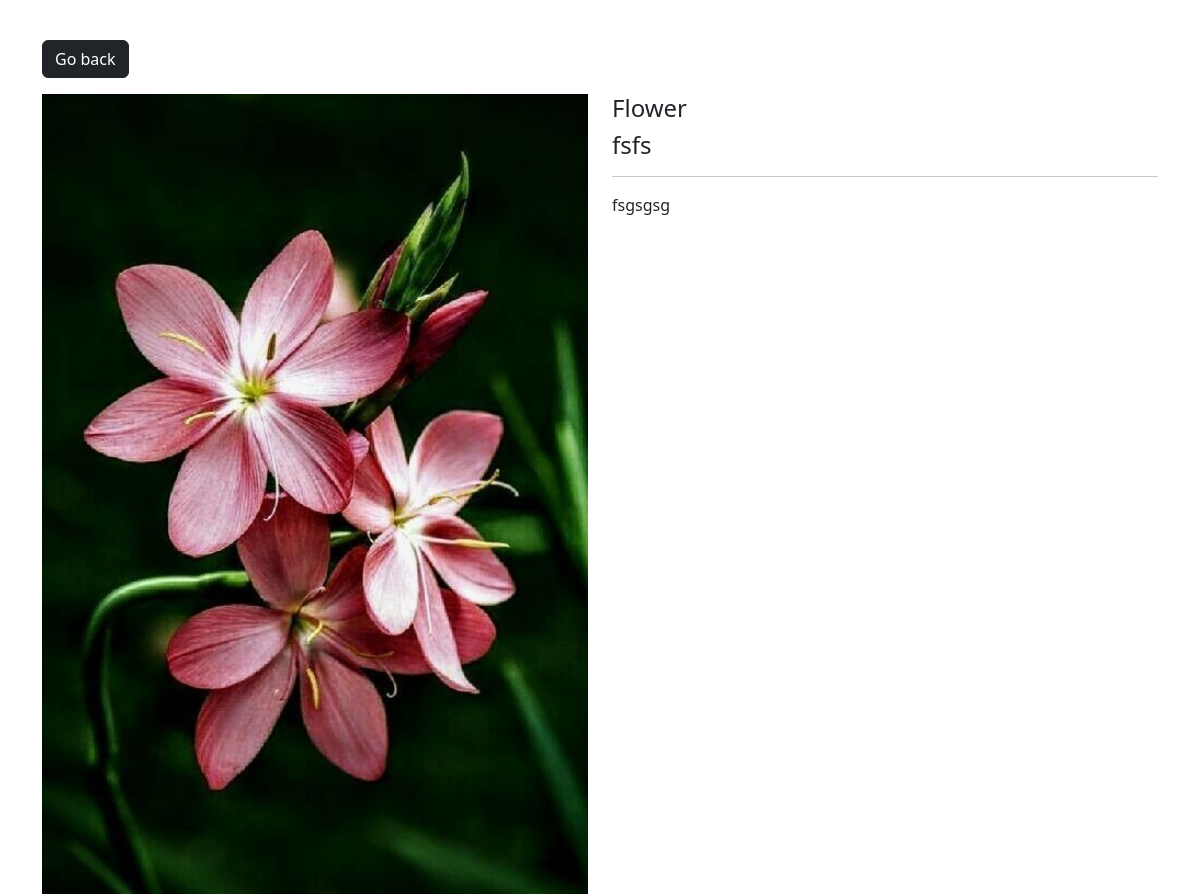
Page /photo/93/ (signed in) on the committed database.
### myapp/models.py (models this page shows, shortened)
class Photo(models.Model):
     category = models.ForeignKey(Category, on_delete=models.SET_NULL, null=True)
     title = models.CharField(max_length=100, null=True, blank=True)
     image = models.ImageField(null=False, blank=False)
     description = models.TextField()
     created=models.DateTimeField(auto_now=True,null=True)
     updated=models.DateTimeField(auto_now=True,null=True)

class Category(models.Model):
     user = models.ForeignKey(User, on_delete=models.SET_NULL, null=True, blank=True)
     name = models.CharField(max_length=100,   null=False, blank=False)
     def __str__(self):
          return self.name

### myapp/views.py (the view)
# urls.py: path('photo/<str:pk>/', views.viewPhoto, name= "photo"),
@login_required(login_url='login')
def viewPhoto(request, pk):
     photo = Photo.objects.get(id=pk)
     context = {
          'photo':photo
     }
     return render(request, 'photos/photo.html', context)

### myapp/templates/photos/photo.html (shortened to what this page needs)
<!DOCTYPE html>
<html lang="en">
<head>
     <link href="https://cdn.jsdelivr.net/npm/bootstrap@5.3.1/dist/css/bootstrap.min.css" rel="stylesheet">
</head>
<body class="m-4">
     <div class="container">
          <div class="row justify-content-center">
               <div class="col">
                    <a href="{% url 'gallary' %}" class="btn btn-dark my-3">Go back</a>
                    <div style="height: 90vh;">
                         <div class="row">
                              <div class="col-lg-6 col-md-12">
                                   <img src="{{ photo.image.url }}" alt="" class="image-thumbail">
                              </div>
                              <div class="col-lg-6 col-md-12">
                                   <h4>{{ photo.category}}</h4>
                                   <h4>  {{ photo.title}}</h4>
                                   <hr>
                                   <p>{{ photo.description|safe}}</p>
                              </div>
                         </div>
                    </div>
               </div>
          </div>
     </div>
</body>
</html>

### myapp/templates/photos/photo.html (style rules this page uses)
.image-thumbail { height: 800px; width: 100%; object-fit: cover; }

### rows in the picture
Photo: image (picture), category "Flower", title "fsfs", description "fsgsgsg"
